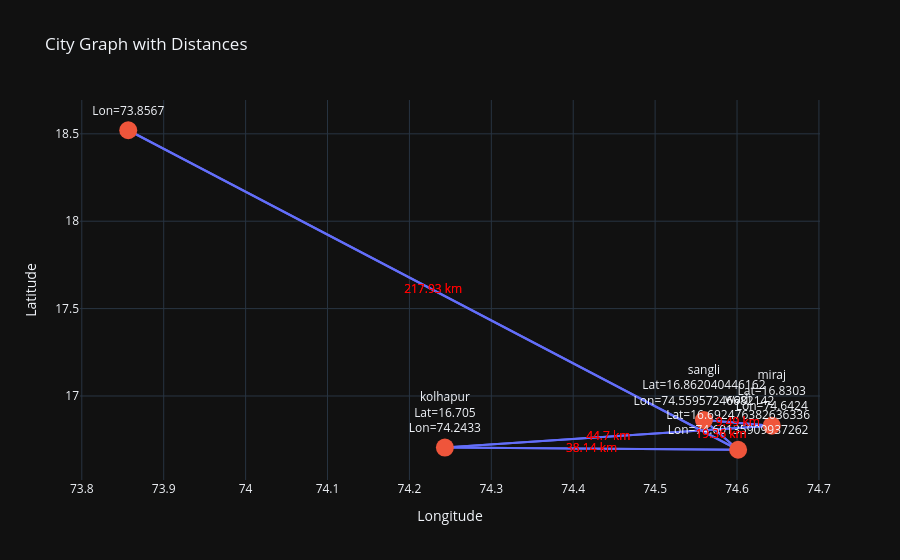

Notebook cell for this chart:
### Code cell
import plotly.graph_objects as go

graph = {
    'sangli': [('miraj', 9.49), ('wadi', 19.36)],
    'miraj': [('sangli', 9.49), ('kolhapur', 44.7)],
    'wadi': [('sangli', 19.36), ('kolhapur', 38.14), ('pune', 217.93)],
    'kolhapur': [('miraj', 44.7), ('wadi', 38.14)],
    'pune': [('wadi', 217.93)]
}

locations = {
    "sangli": (16.862040446162, 74.55957246682142),
    "miraj": (16.8303, 74.6424),
    "kolhapur": (16.7050, 74.2433),
    "wadi": (16.692476382636336, 74.60135909937262),
    "pune": (18.5204, 73.8567)
}

# ---------- EDGES ----------
edge_x, edge_y = [], []
mid_x, mid_y, mid_text = [], [], []

for city, neighbors in graph.items():
    lat0, lon0 = locations[city]

    for neigh, dist in neighbors:
        lat1, lon1 = locations[neigh]

        # Edge line
        edge_x += [lon0, lon1, None]
        edge_y += [lat0, lat1, None]

        # Midpoint for distance label
        mid_x.append((lon0 + lon1) / 2)
        mid_y.append((lat0 + lat1) / 2)
        mid_text.append(f"{dist} km")

edge_trace = go.Scatter(
    x=edge_x, y=edge_y,
    mode="lines",
    line=dict(width=2),
    hoverinfo="none"
)

# ---------- NODES ----------
node_x, node_y, node_text = [], [], []

for city, (lat, lon) in locations.items():
    node_x.append(lon)
    node_y.append(lat)
    node_text.append(f"{city}<br>Lat={lat}<br>Lon={lon}")

node_trace = go.Scatter(
    x=node_x, y=node_y,
    mode="markers+text",
    marker=dict(size=18),
    text=node_text,
    textposition="top center"
)

# ---------- DISTANCE LABELS ----------
dist_trace = go.Scatter(
    x=mid_x,
    y=mid_y,
    mode="text",
    text=mid_text,
    textfont=dict(size=12, color="red")
)

# ---------- FIGURE ----------
fig = go.Figure(data=[edge_trace, node_trace, dist_trace])

fig.update_layout(
    title="City Graph with Distances",
    xaxis_title="Longitude",
    yaxis_title="Latitude",
    showlegend=False
)

fig.show()

### Figure 1 — Plotly figure (JSON) as saved in the notebook; plotly's stock layout.template omitted (floating-point values rounded to 4 significant figures)
{"data": [{"hoverinfo": "none", "line": {"width": 2}, "mode": "lines", "x": [74.56, 74.64, null, 74.56, 74.6, null, 74.64, 74.56, null, 74.64, 74.24, null, 74.6, 74.56, null, 74.6, 74.24, null, 74.6, 73.86, null, 74.24, 74.64, null, 74.24, 74.6, null, 73.86, 74.6, null], "y": [16.86, 16.83, null, 16.86, 16.69, null, 16.83, 16.86, null, 16.83, 16.7, null, 16.69, 16.86, null, 16.69, 16.7, null, 16.69, 18.52, null, 16.7, 16.83, null, 16.7, 16.69, null, 18.52, 16.69, null], "type": "scatter"}, {"marker": {"size": 18}, "mode": "markers+text", "text": ["sangli<br>Lat=16.862040446162<br>Lon=74.55957246682142", "miraj<br>Lat=16.8303<br>Lon=74.6424", "kolhapur<br>Lat=16.705<br>Lon=74.2433", "wadi<br>Lat=16.692476382636336<br>Lon=74.60135909937262", "pune<br>Lat=18.5204<br>Lon=73.8567"], "textposition": "top center", "x": [74.56, 74.64, 74.24, 74.6, 73.86], "y": [16.86, 16.83, 16.7, 16.69, 18.52], "type": "scatter"}, {"mode": "text", "text": ["9.49 km", "19.36 km", "9.49 km", "44.7 km", "19.36 km", "38.14 km", "217.93 km", "44.7 km", "38.14 km", "217.93 km"], "textfont": {"color": "red", "size": 12}, "x": [74.6, 74.58, 74.6, 74.44, 74.58, 74.42, 74.23, 74.44, 74.42, 74.23], "y": [16.85, 16.78, 16.85, 16.77, 16.78, 16.7, 17.61, 16.77, 16.7, 17.61], "type": "scatter"}], "layout": {"title": {"text": "City Graph with Distances"}, "xaxis": {"title": {"text": "Longitude"}}, "yaxis": {"title": {"text": "Latitude"}}, "showlegend": false}}
